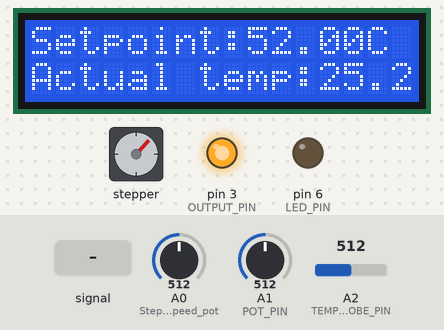
A sketch run on a simulated Arduino Uno, built with avr-gcc and run on an emulated ATmega328P. On the bench: stepper motor, 16×2 character LCD, output pins drawn as LEDs (lit = HIGH). Wiring (inferred from the names in the program): stepper motor driver (200 steps per turn assumed): step pin 8; direction pin 7. Inputs (shaded band) come from the test bench; at power-on: A0 (Stepper_speed_pot) = 512, A1 (POT_PIN) = 512, A2 (TEMP_PROBE_PIN) = 512. Pins used as bus, display or sensor lines are not drawn; what the sketch prints to the serial monitor is not drawn.

Above: at 1.6 s.
1.7 s: A0 (Stepper_speed_pot) set to 716
3.5 s: A2 (TEMP_PROBE_PIN) fed a 200 Hz sine of ±255 counts around its level
At 4.91 s:
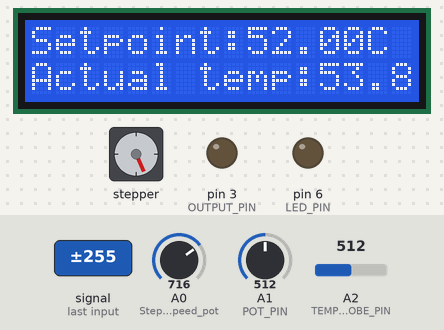
5.4 s: A1 (POT_PIN) set to 504
7.2 s: A1 (POT_PIN) set to 478
At 7.7 s:
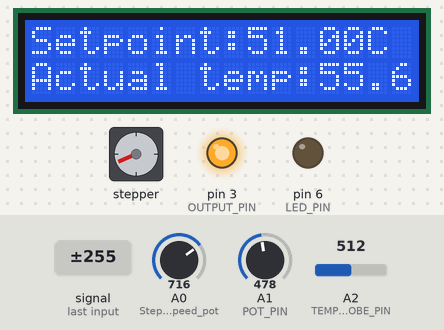
9.0 s: A2 (TEMP_PROBE_PIN) set to 900
At 9.7 s:
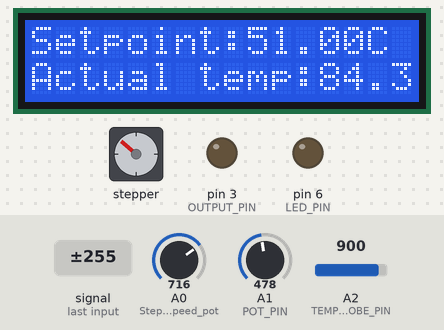
10.9 s: A2 (TEMP_PROBE_PIN) set to 1011
At 11.49 s:
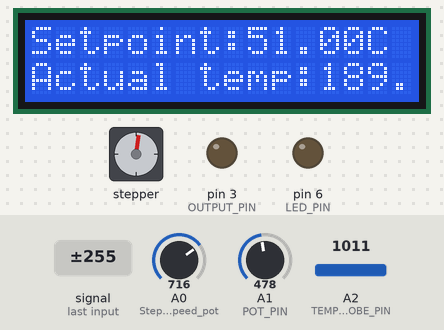
12.7 s: A2 (TEMP_PROBE_PIN) set to 1023
At 13.5 s:
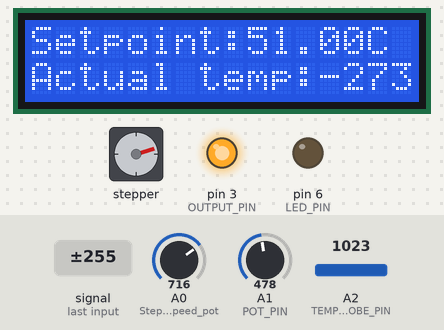
Timing chart, 0 to 22.0 s (numbered marks = the images above; inputs shaded):
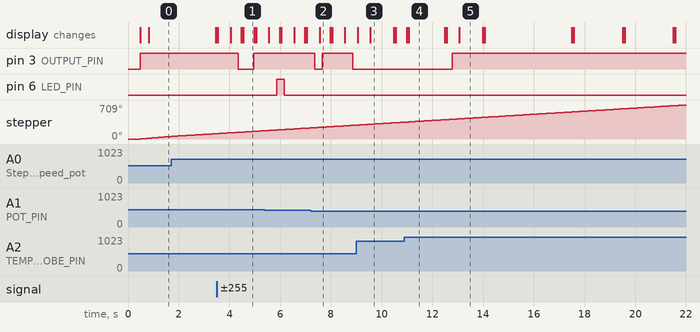

The sketch:

Arduino_heater_and_stirrer_code.ino
```cpp
/*
   This program is modified from the AutoPID BasicTempControl Example Sketch
  Functions of this program
   1.  Read a 10k NTC thermistor temperature probe as input, potentiometer as setpoint, drive an heater bed as PWM output.
   2.  Drive a stepper using a stepper driver module which acts a stirrer
   3.  Display temperature information on a I2C LCD display
  Libraries used
   1. Arduino wire library
   2. AutoPID library created by Ryan Downning
   3. LCD03 by Arblaster
*/


#define SerialDebugging 1// change to zero to disable serial debugging
#include <AutoPID.h>
#include <Wire.h>
#include <LiquidCrystal_I2C.h>


//pins
#define motor_step 8//can be any pin
#define motor_direction 7 //can be any pin
#define Stepper_speed_pot A0
#define I2C_address 0x3F
#define POT_PIN A1
#define OUTPUT_PIN 3
#define TEMP_PROBE_PIN A2
#define LED_PIN 6

//constants
#define StepperDelayMin 3
#define StepperDelayMax 75
#define TempSetpointMax 70
#define TempSetpointMin 35
#define TEMP_READ_DELAY 300 //can only read digital temp sensor every ~750ms
#define DISPLAY_DELAY 500

//pid settings and gains
#define OUTPUT_MIN 0
#define OUTPUT_MAX 255
#define KP 0
#define KI 0
#define KD 0

double temperature, setPoint, outputVal;
int stepper_delay = 75;


float A = 1.009249522e-03, B = 2.378405444e-04, C = 2.019202697e-07; // 10k thermistor coefficients


//input/output variables passed by reference, so they are updated automatically
AutoPID myPID(&temperature, &setPoint, &outputVal, OUTPUT_MIN, OUTPUT_MAX, KP, KI, KD);
LiquidCrystal_I2C lcd(I2C_address, 16, 2);


unsigned long lastTempUpdate; //tracks clock time of last temp update
unsigned long lastDisplayUpdate;
unsigned long stepperUpdateTime = 0;
//call repeatedly in loop, only updates after a certain time interval
//returns true if update happened
bool updateTemperature() {
  int rawTempValue=0;
  float R2,logR2,Tk;
  if ((millis() - lastTempUpdate) > TEMP_READ_DELAY) {

     rawTempValue = analogRead(TEMP_PROBE_PIN);
      R2 = 9800 * (1023.0 / (float)rawTempValue - 1.0);
    logR2 = log(R2);
    Tk = (1.0 / (A + B * logR2 + C * logR2 * logR2 * logR2)); // We get the temperature value in Kelvin from this Stein-Hart equation
    temperature = (double)Tk - 273.15;  // Convert Kelvin to Celsius

    lastTempUpdate = millis();


    return true;
  }
  return false;
}

void displayUpdate() // updates I2C display and Serial monitor display if enabled in "SerialDebugging"
{
  if ((millis() - lastDisplayUpdate) > DISPLAY_DELAY) {
    lastDisplayUpdate = millis();
    lcd.clear();
    lcd.print("Setpoint:");
    lcd.print(setPoint);
    lcd.print("C");
    lcd.setCursor(0, 1);
    lcd.print("Actual temp:");
    lcd.print(temperature);
    lcd.print("C");

    if (SerialDebugging == true)
    {
      Serial.print(millis());
      Serial.print(",");
      Serial.print(temperature);
      Serial.print(",");
      Serial.print(setPoint);
      Serial.print(",");
      Serial.println(outputVal);


    }
  }

}


void setup() {

  pinMode(motor_step, OUTPUT);
  pinMode(motor_direction, OUTPUT);
  digitalWrite(motor_direction, HIGH);// move stepper in reverse


  if (SerialDebugging == true)
  {
    Serial.begin(115200);
    Serial.println("millis,Actual_temp,Setpoint,PWM"); // prints debug information in CSV format can be visualised in excel


  }
  pinMode(POT_PIN, INPUT);
  pinMode(OUTPUT_PIN, OUTPUT);
  pinMode(LED_PIN, OUTPUT);


  while (!updateTemperature())
   {  //wait until temp sensor updated
    Serial.println("waiting for temp update");
    delay(100);
    }

  //if temperature is more than 0.5 degrees below or above setpoint, OUTPUT will be set to min or max respectively
 myPID.setBangBang(0.5);
  //set PID update interval to 500ms
  myPID.setTimeStep(500);

  lcd.begin();

  // Turn on the blacklight and print a message.
  lcd.backlight();
  lcd.print("Heater +");
  lcd.setCursor(0, 1);
  lcd.print("Stirrer");
  //delay(2000);


//setPoint = 38;

}//void setup


void loop() {
  updateTemperature();
  displayUpdate();
 //  Serial.println("loop test");
   //delay(30);
  setPoint = map(analogRead(POT_PIN), 0, 1023, TempSetpointMin, TempSetpointMax);
  stepper_delay = map(analogRead(Stepper_speed_pot),0,1023,StepperDelayMin,StepperDelayMax); // smaller the delay faster the stepper rotates
  myPID.run(); //call every loop, updates automatically at certain time interval
  analogWrite(OUTPUT_PIN, outputVal);
  digitalWrite(LED_PIN, myPID.atSetPoint(1)); //light up LED when we're at setpoint +-1 degree

  if (millis() - stepperUpdateTime >= stepper_delay) // a stepper is used as stirrer and a pulse is sent to the stepper driver every "stepper_delay" ms.
  {
    digitalWrite(motor_step, HIGH);
    delayMicroseconds(20);
    digitalWrite(motor_step, LOW);
    stepperUpdateTime = millis();
   // Serial.println("Stepper pulse");
  }


}//void loop
```

Measured:
- the behaviour switches between 497 and 496 on A1 (POT_PIN) (found by bisection; images 1 and 2)
- the behaviour switches between 1022 and 1023 on A2 (TEMP_PROBE_PIN) (found by bisection; images 4 and 5)
- after the input at 3.5 s, pin 3 (OUTPUT_PIN): HIGH → LOW after 0.85 s, → HIGH 0.60 s later; the display: first differs from a run without the input after 0.55 s (image 1 shows a later state)
- after the input at 9.0 s, pin 3 (OUTPUT_PIN): stays LOW (without the input it goes to HIGH after 0.17 s)
- after the input at 10.9 s, the display: first differs from a run without the input after 0.16 s (image 4)
- after the input at 12.7 s, pin 3 (OUTPUT_PIN): LOW → HIGH after 0.08 s; the display: changes after 0.37 s (image 5)
- what the display in image 1 shows lasts 0.5 s, from 4.5 s to 5.0 s
